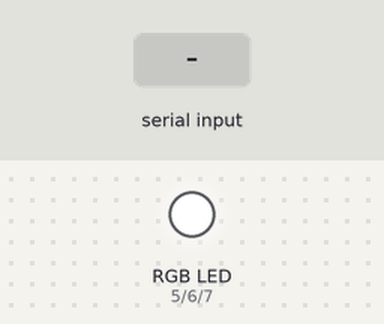
Recording of a sketch running on a simulated Arduino Uno, built with avr-gcc and run on an emulated ATmega328P. Shown: an RGB LED mixed from three pins (HIGH = lit). The inputs (shaded band) are chosen by the test bench. Dim RGB values are drawn brighter than linear.

Above: at 1.2 s.
1.3 s: "r90\n" received over Serial
At 2.3 s:
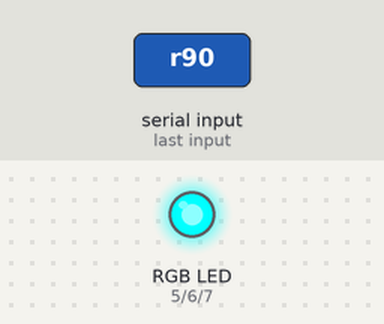
2.8 s: "r,45\n" received over Serial
At 3.4 s:
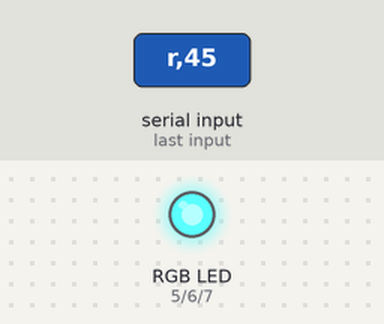
4.3 s: "b90\n" received over Serial
At 5.5 s:
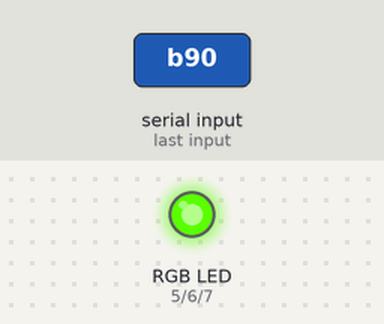
5.8 s: "g90\n" received over Serial
At 6.9 s:
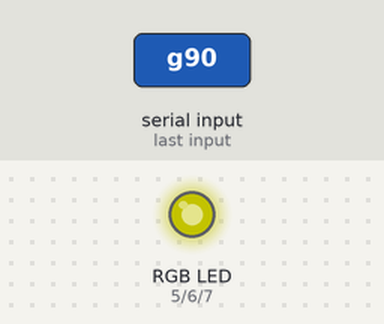
Timing chart, 0 to 8.3 s (numbered marks = the images above; inputs shaded):
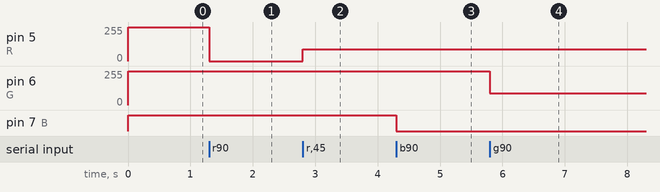

Measured:
- after the input at 1.3 s, pin 5 (R): 255/255 → 0/255 at once
- after the input at 2.8 s, pin 5 (R): 0/255 → 90/255 at once
- after the input at 4.3 s, pin 7 (B): HIGH → LOW at once
- after the input at 5.8 s, pin 6 (G): 255/255 → 90/255 at once

The sketch:

ArduinoColor.ino
```cpp
#include <EEPROM.h>

const byte R = 5;
const byte G = 6;
const byte B = 7;

void setup() {
pinMode(R, OUTPUT);
pinMode(G, OUTPUT);
pinMode(B, OUTPUT);

Serial.begin(56700);

analogWrite(R, EEPROM.read(0));
analogWrite(G, EEPROM.read(1));
analogWrite(B, EEPROM.read(2));
}

char buf[5];
int idx = 0;

byte save = 0;

void loop() {
while(Serial.available() > 0) {

char readByte = Serial.read();
if(readByte == 'w') {
} else if(readByte == 's') {
save = 1;
} else if(readByte == 'r' || readByte == 'g' || readByte == 'b') {
idx = 0;
int val = atoi(buf);
//if(val < 0) val = 0;
if(val > 255) val = 255;
byte addr = 0;

if(readByte == 'r') analogWrite(R, val);
if(readByte == 'g') { analogWrite(G, val); addr = 1; }
if(readByte == 'b') { analogWrite(B, val); addr = 2; }

if(save == 1) {

EEPROM.write(addr, val);
save = 0;
}

} else {
//_delay_ms(1);
buf[idx] = readByte;
idx++;
if(idx == 3) idx = 0;
}
}
}
```
